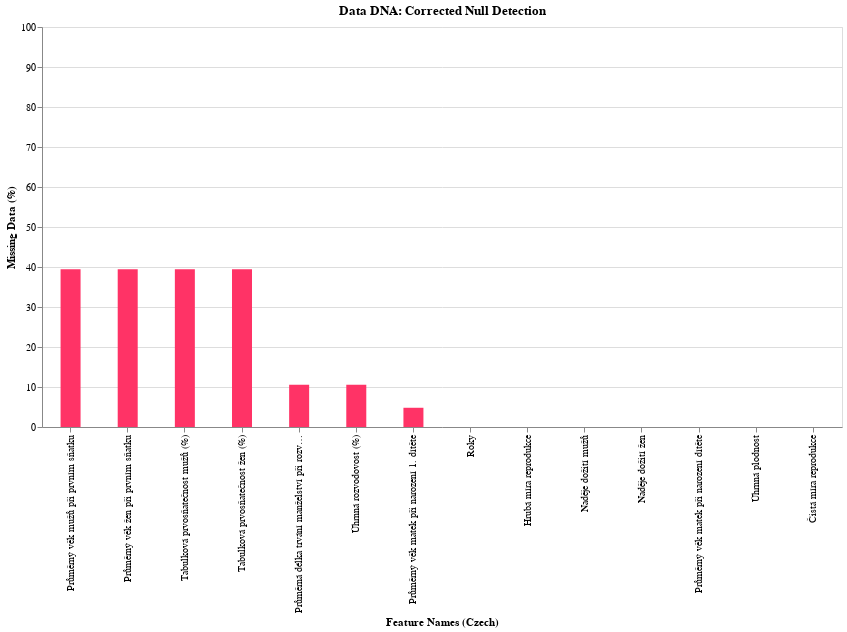

Source (notebook cell):
### Code cell
import pandas as pd
import numpy as np
import altair as alt

class DataIntake:
    """
    Ultimate ML Pipeline: Section 1.3 - The Nuclear Intake
    Forces data types and uncovers hidden 'String' nulls.
    """
    def __init__(self, df):
        self.df = df.copy()
        self.report = {}

    def _force_discovery(self):
        """
        Attempts to convert every column to numeric. 
        If a cell contains 'Missing value' or text, it becomes np.nan.
        """
        for col in self.df.columns:
            # Skip columns that are clearly intended to be categorical/text
            if self.df[col].dtype == 'object' or self.df[col].dtype == 'string':
                # Attempt conversion; text that can't be a number becomes NaN
                converted = pd.to_numeric(self.df[col], errors='coerce')
                
                # Only update the column if it successfully found numbers
                # (This prevents turning a 'City' name column into all NaNs)
                if converted.notnull().sum() > 0:
                    self.df[col] = converted

    def profile_data(self):
        # 1. Run the discovery first
        self._force_discovery()
        
        # 2. Count actual NaNs now that they are coerced
        null_counts = self.df.isnull().sum().reset_index()
        null_counts.columns = ['column', 'missing_count']
        null_counts['missing_pct'] = (null_counts['missing_count'] / len(self.df)) * 100
        
        # 3. Dynamic Type Tagging
        types = []
        for col in self.df.columns:
            if pd.api.types.is_numeric_dtype(self.df[col]):
                types.append("Continuous Numerical")
            else:
                types.append("Categorical/Text")
        
        null_counts['semantic_type'] = types
        self.report = null_counts
        return self.report

    def plot_dna(self):
        # We add a small baseline (0.5) so you can see a tiny bar 
        # even if the data is 0% missing, ensuring the X-axis labels appear.
        chart = alt.Chart(self.report).mark_bar(size=20).encode(
            x=alt.X('column:N', sort='-y', title="Feature Names (Czech)"),
            y=alt.Y('missing_pct:Q', title="Missing Data (%)", scale=alt.Scale(domain=[0, 100])),
            color=alt.condition(
                alt.datum.missing_pct > 0,
                alt.value('#FF3366'),  # Neon Pink for missing
                alt.value('#00CC96')   # Green for clean
            ),
            tooltip=['column', 'missing_pct']
        ).properties(width=800, height=400, title="Data DNA: Corrected Null Detection")
        
        return chart


# --- Usage Example --- 
intake = DataIntake(df)
profile = intake.profile_data()
print(profile)
intake.plot_dna().display()

### Figure 1 — Vega-Lite specification as saved in the notebook (floating-point values rounded to 4 significant figures)
{"config": {"view": {"continuousWidth": 300, "continuousHeight": 300}}, "data": {"name": "data-932c9322aba0c028aaffedc901c03d23"}, "mark": {"type": "bar", "size": 20}, "encoding": {"color": {"condition": {"test": "(datum.missing_pct > 0)", "value": "#FF3366"}, "value": "#00CC96"}, "tooltip": [{"field": "column", "type": "nominal"}, {"field": "missing_pct", "type": "quantitative"}], "x": {"field": "column", "sort": "-y", "title": "Feature Names (Czech)", "type": "nominal"}, "y": {"field": "missing_pct", "scale": {"domain": [0, 100]}, "title": "Missing Data (%)", "type": "quantitative"}}, "height": 400, "title": "Data DNA: Corrected Null Detection", "width": 800, "$schema": "https://vega.github.io/schema/vega-lite/v6.1.0.json", "datasets": {"data-932c9322aba0c028aaffedc901c03d23": [{"column": "Roky", "missing_count": 0, "missing_pct": 0.0, "semantic_type": "Continuous Numerical"}, {"column": "Hrubá míra reprodukce", "missing_count": 0, "missing_pct": 0.0, "semantic_type": "Continuous Numerical"}, {"column": "Naděje dožití mužů", "missing_count": 0, "missing_pct": 0.0, "semantic_type": "Continuous Numerical"}, {"column": "Naděje dožití žen", "missing_count": 0, "missing_pct": 0.0, "semantic_type": "Continuous Numerical"}, {"column": "Průměrná délka trvání manželství při rozvodu", "missing_count": 11, "missing_pct": 10.58, "semantic_type": "Continuous Numerical"}, {"column": "Průměrný věk matek při narození 1. dítěte", "missing_count": 5, "missing_pct": 4.808, "semantic_type": "Continuous Numerical"}, {"column": "Průměrný věk matek při narození dítěte", "missing_count": 0, "missing_pct": 0.0, "semantic_type": "Continuous Numerical"}, {"column": "Průměrný věk mužů při prvním sňatku", "missing_count": 41, "missing_pct": 39.42, "semantic_type": "Continuous Numerical"}, {"column": "Průměrný věk žen při prvním sňatku", "missing_count": 41, "missing_pct": 39.42, "semantic_type": "Continuous Numerical"}, {"column": "Tabulková prvosňatečnost mužů (%)", "missing_count": 41, "missing_pct": 39.42, "semantic_type": "Continuous Numerical"}, {"column": "Tabulková prvosňatečnost žen (%)", "missing_count": 41, "missing_pct": 39.42, "semantic_type": "Continuous Numerical"}, {"column": "Úhrnná plodnost", "missing_count": 0, "missing_pct": 0.0, "semantic_type": "Continuous Numerical"}, {"column": "Úhrnná rozvodovost (%)", "missing_count": 11, "missing_pct": 10.58, "semantic_type": "Continuous Numerical"}, {"column": "Čistá míra reprodukce", "missing_count": 0, "missing_pct": 0.0, "semantic_type": "Continuous Numerical"}]}}
